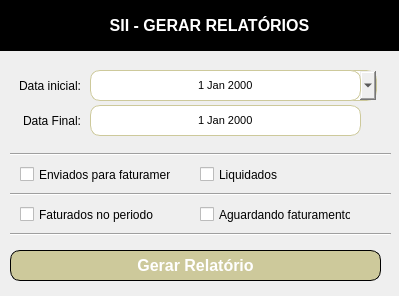
<?xml version="1.0" encoding="UTF-8"?>
<ui version="4.0">
 <class>Relatorios</class>
 <widget class="QWidget" name="Relatorios">
  <property name="geometry">
   <rect>
    <x>0</x>
    <y>0</y>
    <width>399</width>
    <height>296</height>
   </rect>
  </property>
  <property name="windowTitle">
   <string>RELATORIOS</string>
  </property>
  <property name="windowIcon">
   <iconset>
    <normaloff>../static/favicon.ico</normaloff>../static/favicon.ico</iconset>
  </property>
  <widget class="QLabel" name="label_12">
   <property name="geometry">
    <rect>
     <x>10</x>
     <y>20</y>
     <width>1061</width>
     <height>31</height>
    </rect>
   </property>
   <property name="font">
    <font>
     <pointsize>12</pointsize>
     <weight>75</weight>
     <bold>true</bold>
    </font>
   </property>
   <property name="styleSheet">
    <string notr="true">color: white;</string>
   </property>
   <property name="text">
    <string>SISTEMA INTERNO INAFLEX - SII - MODULO DE WORKFLOW</string>
   </property>
   <property name="alignment">
    <set>Qt::AlignCenter</set>
   </property>
  </widget>
  <widget class="QLabel" name="label_11">
   <property name="geometry">
    <rect>
     <x>-10</x>
     <y>-10</y>
     <width>1071</width>
     <height>61</height>
    </rect>
   </property>
   <property name="styleSheet">
    <string notr="true">background: black;</string>
   </property>
   <property name="text">
    <string/>
   </property>
  </widget>
  <widget class="QLabel" name="label_10">
   <property name="geometry">
    <rect>
     <x>10</x>
     <y>10</y>
     <width>31</width>
     <height>31</height>
    </rect>
   </property>
   <property name="text">
    <string/>
   </property>
   <property name="pixmap">
    <pixmap>../static/apple-touch-icon.png</pixmap>
   </property>
   <property name="scaledContents">
    <bool>true</bool>
   </property>
  </widget>
  <widget class="QLabel" name="label_13">
   <property name="geometry">
    <rect>
     <x>29</x>
     <y>10</y>
     <width>361</width>
     <height>31</height>
    </rect>
   </property>
   <property name="font">
    <font>
     <pointsize>12</pointsize>
     <weight>75</weight>
     <bold>true</bold>
    </font>
   </property>
   <property name="styleSheet">
    <string notr="true">color: white;</string>
   </property>
   <property name="text">
    <string>SII - GERAR RELATÓRIOS</string>
   </property>
   <property name="alignment">
    <set>Qt::AlignCenter</set>
   </property>
  </widget>
  <widget class="Line" name="line">
   <property name="geometry">
    <rect>
     <x>10</x>
     <y>146</y>
     <width>381</width>
     <height>16</height>
    </rect>
   </property>
   <property name="orientation">
    <enum>Qt::Horizontal</enum>
   </property>
  </widget>
  <widget class="QDateEdit" name="inputDataFinal">
   <property name="geometry">
    <rect>
     <x>90</x>
     <y>105</y>
     <width>271</width>
     <height>31</height>
    </rect>
   </property>
   <property name="font">
    <font>
     <pointsize>8</pointsize>
    </font>
   </property>
   <property name="styleSheet">
    <string notr="true">border-radius: 10px;
border: 1px solid #CDC99B;</string>
   </property>
   <property name="frame">
    <bool>true</bool>
   </property>
   <property name="alignment">
    <set>Qt::AlignCenter</set>
   </property>
   <property name="readOnly">
    <bool>false</bool>
   </property>
   <property name="buttonSymbols">
    <enum>QAbstractSpinBox::NoButtons</enum>
   </property>
  </widget>
  <widget class="Line" name="line_3">
   <property name="geometry">
    <rect>
     <x>10</x>
     <y>226</y>
     <width>381</width>
     <height>16</height>
    </rect>
   </property>
   <property name="orientation">
    <enum>Qt::Horizontal</enum>
   </property>
  </widget>
  <widget class="QLabel" name="label_2">
   <property name="geometry">
    <rect>
     <x>-80</x>
     <y>110</y>
     <width>161</width>
     <height>21</height>
    </rect>
   </property>
   <property name="text">
    <string>Data Final:</string>
   </property>
   <property name="alignment">
    <set>Qt::AlignRight|Qt::AlignTrailing|Qt::AlignVCenter</set>
   </property>
  </widget>
  <widget class="QComboBox" name="dropdownRepresentantes">
   <property name="geometry">
    <rect>
     <x>146</x>
     <y>70</y>
     <width>231</width>
     <height>31</height>
    </rect>
   </property>
   <property name="font">
    <font>
     <family>Arial</family>
     <pointsize>12</pointsize>
    </font>
   </property>
   <property name="styleSheet">
    <string notr="true">border-radius: 10px;
border: 1px solid #CDC99B;</string>
   </property>
  </widget>
  <widget class="QLabel" name="label">
   <property name="geometry">
    <rect>
     <x>-80</x>
     <y>70</y>
     <width>161</width>
     <height>31</height>
    </rect>
   </property>
   <property name="text">
    <string>Data inicial:</string>
   </property>
   <property name="alignment">
    <set>Qt::AlignRight|Qt::AlignTrailing|Qt::AlignVCenter</set>
   </property>
  </widget>
  <widget class="QCheckBox" name="checkFaturados">
   <property name="geometry">
    <rect>
     <x>20</x>
     <y>204</y>
     <width>151</width>
     <height>21</height>
    </rect>
   </property>
   <property name="text">
    <string>Faturados no periodo</string>
   </property>
  </widget>
  <widget class="Line" name="line_2">
   <property name="geometry">
    <rect>
     <x>10</x>
     <y>186</y>
     <width>381</width>
     <height>16</height>
    </rect>
   </property>
   <property name="orientation">
    <enum>Qt::Horizontal</enum>
   </property>
  </widget>
  <widget class="QCheckBox" name="checkEnviadosFaturamento">
   <property name="geometry">
    <rect>
     <x>20</x>
     <y>166</y>
     <width>151</width>
     <height>17</height>
    </rect>
   </property>
   <property name="text">
    <string>Enviados para faturamento</string>
   </property>
  </widget>
  <widget class="QDateEdit" name="inputDataInicial">
   <property name="geometry">
    <rect>
     <x>90</x>
     <y>70</y>
     <width>271</width>
     <height>31</height>
    </rect>
   </property>
   <property name="font">
    <font>
     <pointsize>8</pointsize>
    </font>
   </property>
   <property name="styleSheet">
    <string notr="true">border-radius: 10px;
border: 1px solid #CDC99B;</string>
   </property>
   <property name="frame">
    <bool>true</bool>
   </property>
   <property name="alignment">
    <set>Qt::AlignCenter</set>
   </property>
   <property name="readOnly">
    <bool>false</bool>
   </property>
   <property name="buttonSymbols">
    <enum>QAbstractSpinBox::NoButtons</enum>
   </property>
  </widget>
  <widget class="QPushButton" name="btnGerarRelatorios">
   <property name="enabled">
    <bool>true</bool>
   </property>
   <property name="geometry">
    <rect>
     <x>10</x>
     <y>250</y>
     <width>371</width>
     <height>31</height>
    </rect>
   </property>
   <property name="font">
    <font>
     <family>Arial</family>
     <pointsize>12</pointsize>
     <weight>75</weight>
     <bold>true</bold>
    </font>
   </property>
   <property name="styleSheet">
    <string notr="true">	border-radius: 10px;
	border: 1px solid rgb(0,0,0);
    background-color: #CDC99B;
    color: white;</string>
   </property>
   <property name="text">
    <string>Gerar Relatório</string>
   </property>
  </widget>
  <widget class="QCheckBox" name="checkNoFaturamento">
   <property name="geometry">
    <rect>
     <x>200</x>
     <y>204</y>
     <width>151</width>
     <height>21</height>
    </rect>
   </property>
   <property name="text">
    <string>Aguardando faturamento</string>
   </property>
  </widget>
  <widget class="QCheckBox" name="checkLiquidados">
   <property name="geometry">
    <rect>
     <x>200</x>
     <y>166</y>
     <width>151</width>
     <height>17</height>
    </rect>
   </property>
   <property name="text">
    <string>Liquidados</string>
   </property>
  </widget>
 </widget>
 <tabstops>
  <tabstop>inputDataInicial</tabstop>
  <tabstop>inputDataFinal</tabstop>
  <tabstop>checkEnviadosFaturamento</tabstop>
  <tabstop>checkLiquidados</tabstop>
  <tabstop>checkFaturados</tabstop>
  <tabstop>checkNoFaturamento</tabstop>
  <tabstop>btnGerarRelatorios</tabstop>
  <tabstop>dropdownRepresentantes</tabstop>
 </tabstops>
 <resources/>
 <connections/>
</ui>
